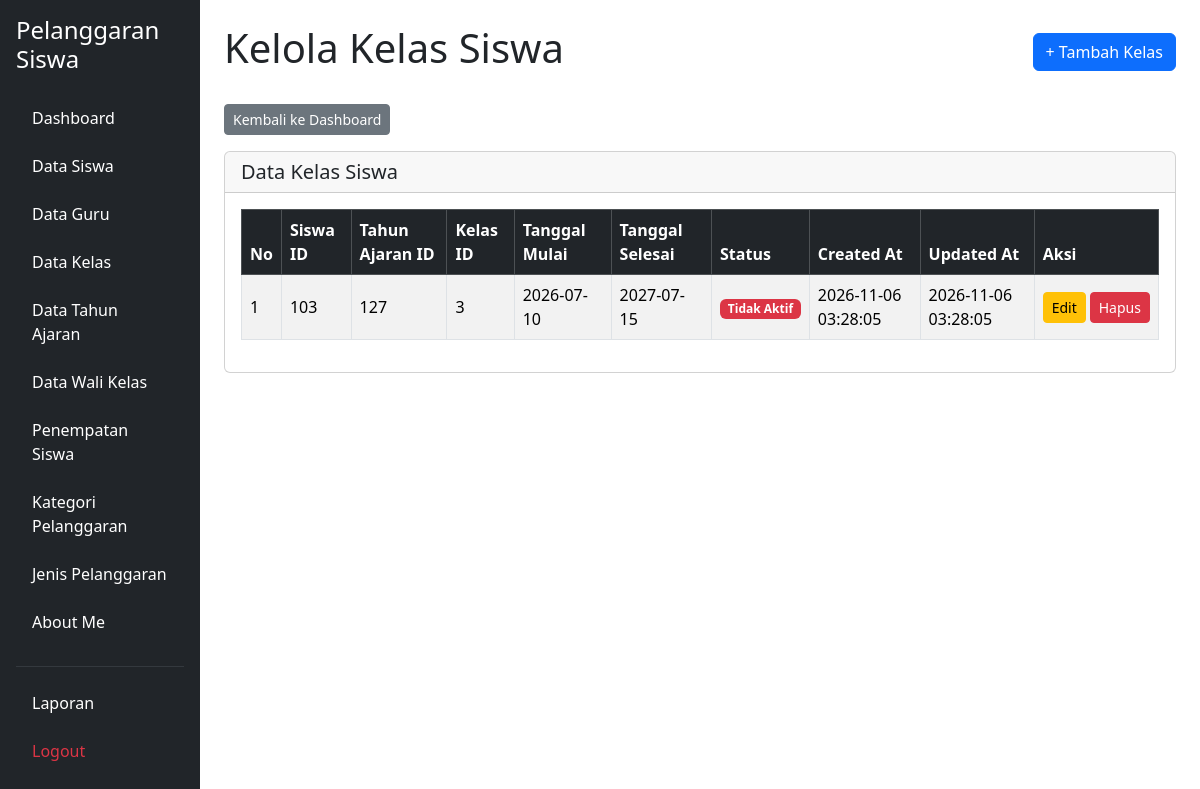
The page /kelola_kelas_siswa.php (signed in) on the database its author committed.
### tables this page shows
CREATE TABLE `t_kelas_siswa` (
  `id` int(11) NOT NULL,
  `siswa_id` int(11) DEFAULT NULL,
  `tahun_ajaran_id` int(11) DEFAULT NULL,
  `kelas_id` int(11) DEFAULT NULL,
  `tanggal_mulai` date NOT NULL,
  `tanggal_selesai` date NOT NULL,
  `status_aktif` tinyint(1) NOT NULL,
  `created_at` timestamp NOT NULL DEFAULT current_timestamp(),
  `updated_at` timestamp NOT NULL DEFAULT current_timestamp()
);

### kelola_kelas_siswa.php (the view, shortened to what this page needs)
<?php
include 'config/koneksi.php';
$sql = "SELECT *
        FROM t_kelas_siswa
        ORDER BY id DESC";
$hasil = mysqli_query($koneksi, $sql);
?>
<!DOCTYPE html>
<html lang="id">
<head>
    <link href="https://cdn.jsdelivr.net/npm/bootstrap@5.3.8/dist/css/bootstrap.min.css"
          rel="stylesheet">
    <link href="https://cdn.datatables.net/2.3.4/css/dataTables.bootstrap5.min.css"
          rel="stylesheet">
</head>
<body>
<div class="container-fluid">
    <div class="row">
        <?php include 'layout/sidebar.php'; ?>
        <main class="col-md-9 col-lg-10 p-4">
            <div class="d-flex justify-content-between align-items-center mb-4">
                <h1>Kelola Kelas Siswa</h1>
                <a href="tambah_kelas.php" class="btn btn-primary">
                    + Tambah Kelas
                </a>
            </div>
            <a href="dashboard.php" class="btn btn-secondary btn-sm mb-3">
                Kembali ke Dashboard
            </a>
            <div class="card">
                <div class="card-header">
                    <h5 class="mb-0">Data Kelas Siswa</h5>
                </div>
                <div class="card-body">
                    <div class="table-responsive">
                        <table id="tabelKelas"
                               class="table table-striped table-bordered table-hover align-middle">
                            <thead class="table-dark">
                                <tr>
                                    <th>No</th>
                                    <th>Siswa ID</th>
                                    <th>Tahun Ajaran ID</th>
                                    <th>Kelas ID</th>
                                    <th>Tanggal Mulai</th>
                                    <th>Tanggal Selesai</th>
                                    <th>Status</th>
                                    <th>Created At</th>
                                    <th>Updated At</th>
                                    <th>Aksi</th>
                                </tr>
                            </thead>
                            <tbody>
                                <?php
                                $no = 1;
                                while ($kelas = mysqli_fetch_assoc($hasil)) {
                                ?>
                                    <tr>
                                        <td><?= $no++; ?></td>
                                        <td>
                                            <?= htmlspecialchars((string) $kelas['siswa_id']); ?>
                                        </td>
                                        <td>
                                            <?= htmlspecialchars((string) $kelas['tahun_ajaran_id']); ?>
                                        </td>
                                        <td>
                                            <?= htmlspecialchars((string) $kelas['kelas_id']); ?>
                                        </td>
                                        <td>
                                            <?= htmlspecialchars($kelas['tanggal_mulai'] ?? '-'); ?>
                                        </td>
                                        <td>
                                            <?= htmlspecialchars($kelas['tanggal_selesai'] ?? '-'); ?>
                                        </td>
                                        <td>
                                            <?php if ($kelas['status_aktif'] == 1) { ?>
                                                <span class="badge bg-success">Aktif</span>
                                            <?php } else { ?>
                                                <span class="badge bg-danger">Tidak Aktif</span>
                                            <?php } ?>
                                        </td>
                                        <td>
                                            <?= htmlspecialchars($kelas['created_at'] ?? '-'); ?>
                                        </td>
                                        <td>
                                            <?= htmlspecialchars($kelas['updated_at'] ?? '-'); ?>
                                        </td>
                                        <td>
                                            <div class="d-flex gap-1">
                                                <a href="edit_kelas.php?id=<?= (int) $kelas['id']; ?>"
                                                   class="btn btn-warning btn-sm">
                                                    Edit
                                                </a>
                                                <a href="hapus_kelas.php?id=<?= (int) $kelas['id']; ?>"
                                                   class="btn btn-danger btn-sm"
                                                   onclick="return confirm('Yakin ingin menghapus data kelas siswa ini?')">
                                                    Hapus
                                                </a>
                                            </div>
                                        </td>
                                    </tr>
                                <?php } ?>
                            </tbody>
                        </table>
                    </div>
                </div>
            </div>
        </main>
    </div>
</div>
</body>
</html>

### rows shown on the page
t_kelas_siswa: siswa "103", tahun_ajaran "127", kelas "3", tanggal_mulai "2026-07-10", tanggal_selesai "2027-07-15", status_aktif "Tidak Aktif", created_at "2026-11-06 03:28:05", updated_at "2026-11-06 03:28:05"
